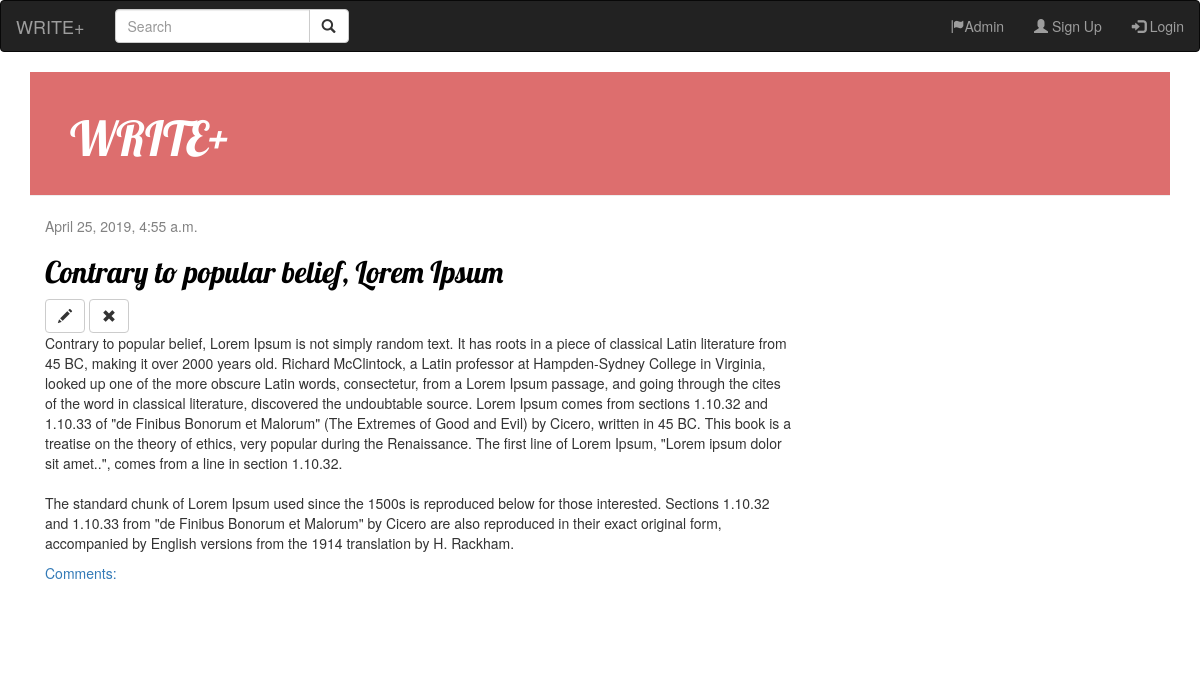
Page /addblog/post_listing/ on the committed database.
### blogcontent/models.py (models this page shows, shortened)
class Article(models.Model):
    CATA_CHOICES = (
        ('ART','ART'),
        ('BEAUTY','BEAUTY'),
        ('BOOKS','BOOKS'),
        ('CULTURE','CULTURE'),
        ('FICTION','FICTION'),
        ('FILM','FILM'),
        ('FOOD','FOOD'),
        ('GAMING','GAMING'),
        ('HUMOUR','HUMOUR'),
        ('MEDIUM','MEDIUM')
    )
    author = models.ForeignKey(settings.AUTH_USER_MODEL, on_delete=models.CASCADE)
    title = models.CharField(max_length=200)
    text = models.TextField()
    catagory = models.CharField(max_length=25,
                                      choices=CATA_CHOICES,
                                      default='MEDIUM')
    created_date = models.DateTimeField(default=timezone.now)
    published_date = models.DateTimeField(blank=True, null=True)

### blogcontent/views.py (the view)
def post_list(request):
    posts = Article.objects.filter(published_date__lte=timezone.now()).order_by('-published_date')
    return render(request, 'blogcontent/post_list.html', {'posts': posts})

### templates/blogcontent/post_list.html (shortened to what this page needs)
{% extends "blogauth/base.html" %}
{% load staticfiles %}
{% block body_block %}
  <head>
    <link rel="stylesheet" href="{% static 'css/blog.css' %}">
  </head>
  <div class="page-header">
    <h1><a href="/">WRITE+</a></h1>
 </div>
  <div class="content container">
    <div class="row">
        <div class="col-md-8">
            {% for post in posts %}
            <div class="post">
                <div class="date">
                    {{ post.published_date }}
                </div>
                <h2><a href="{% url 'blogcontent:post_detail' pk=post.pk %}">{{ post.title }}</a></h2>
                <a class="btn btn-default"  href="{% url 'blogcontent:post_edit' pk=post.pk %}"><span class="glyphicon glyphicon-pencil"></span></a>
                <a class="btn btn-default" href="{% url 'blogcontent:post_remove' pk=post.pk %}"><span class="glyphicon glyphicon-remove"></span></a>
                <p>{{ post.text|linebreaksbr }}</p>
                <a href="{% url 'blogcontent:post_detail' pk=post.pk %}">Comments: {{ post.approved_comments.count }}</a>
            </div>
        {% endfor %}
        </div>
    </div>
</div>
{% endblock %}

### static/css/blog.css (style rules this page uses)
h1 a, h2 a { color: #C25100; font-family: 'Lobster'; }
.page-header { background-color:#cf3131b3; margin-top: 0; padding: 20px 20px 20px 40px; }
.page-header h1, .page-header h1 a, .page-header h1 a:visited, .page-header h1 a:active { color: #ffffff; font-size: 36pt; text-decoration: none; }
.content { margin-left: 0px; }
h1, h2, h3, h4 { font-family: 'Lobster', cursive; }
.date { color: #828282; }
.post { margin-bottom: 70px; }
.post h2 a, .post h2 a:visited { color: #000000; }

### rows in the picture
Article: published_date "April 25, 2019, 4:55 a.m.", title "Contrary to popular belief, Lorem Ipsum", text "Contrary to popular belief, Lorem Ipsum is not simply random text. It has roots in a piece of classical Latin literature from 45 BC, making it over 2000 years old. Richard McClintock, a Latin professor at Hampden-Sydney College in Virginia, looked up one of the more obscure Latin words, consectetur, from a Lorem Ipsum passage, and going through the cites of the word in classical literature, discovered the undoubtable source. Lorem Ipsum comes from sections 1.10.32 and 1.10.33 of \"de Finibus Bonorum et Malorum\" (The Extremes of Good and Evil) by Cicero, written in 45 BC. This book is a treatise on the theory of ethics, very popular during the Renaissance. The first line of Lorem Ipsum,…"
